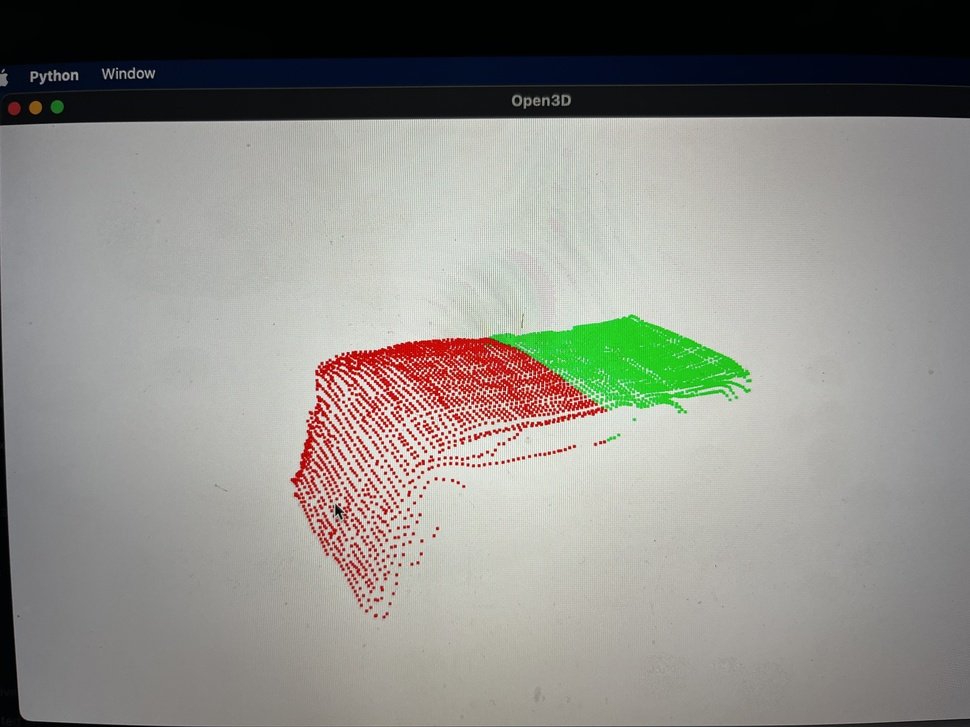
//> input picture images/KN1.JPG, 970 x 727 px, shrunk from 4032 x 3024 before the run
$ ./orb_cv ../../images/KN1.JPG ../../images/KN2.JPG   (built with g++ and OpenCV 4)
//> lines starting //> are read from the running program, lines starting //| are printed output that depends on the picture
#include <iostream>
#include <opencv2/core/core.hpp>
#include <opencv2/features2d/features2d.hpp>
#include <opencv2/highgui/highgui.hpp>
#include <chrono>

using namespace std;
using namespace cv;

int main(int argc, char **argv) {
  if (argc != 3) {
    cout << "usage: feature_extraction img1 img2" << endl;
    return 1;
  }
  //-- read images
  Mat img_1 = imread(argv[1], CV_LOAD_IMAGE_COLOR);
//> img_1 is the input picture: 727 rows x 970 cols, CV_8UC3; mean B, G, R 135.4, 141, 141.7
  Mat img_2 = imread(argv[2], CV_LOAD_IMAGE_COLOR);
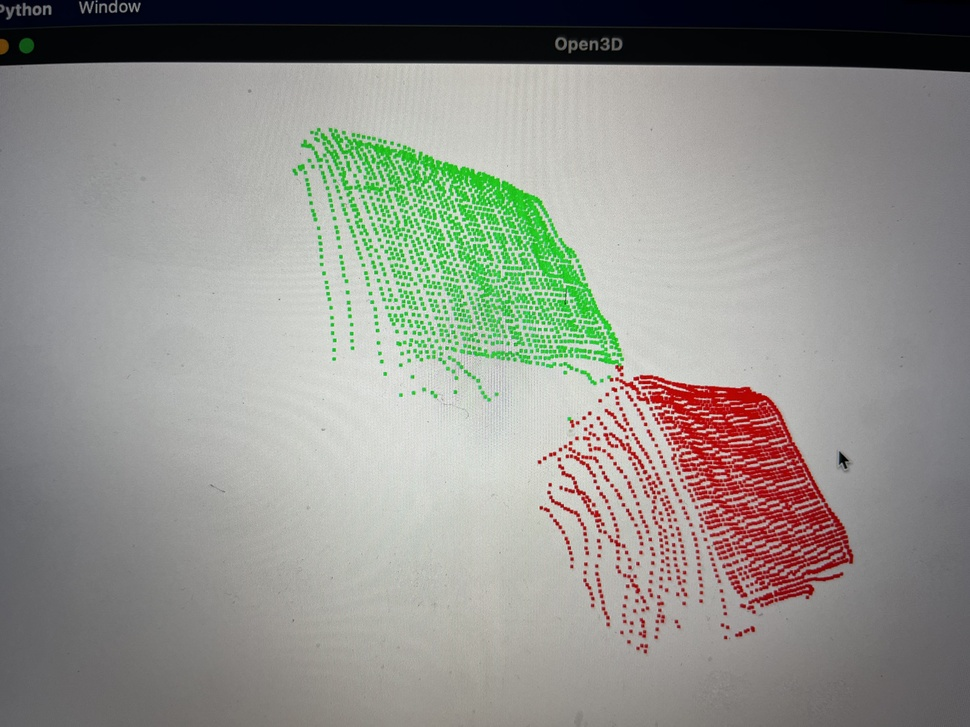
//> input picture images/KN2.JPG, 970 x 727 px, shrunk from 4032 x 3024 before the run
//> img_2 is the input picture: 727 rows x 970 cols, CV_8UC3; mean B, G, R 140.2, 146.3, 146
  assert(img_1.data != nullptr && img_2.data != nullptr);

  //-- initialization
  std::vector<KeyPoint> keypoints_1, keypoints_2;
  Mat descriptors_1, descriptors_2;
  Ptr<FeatureDetector> detector = ORB::create();
  Ptr<DescriptorExtractor> descriptor = ORB::create();
  Ptr<DescriptorMatcher> matcher = DescriptorMatcher::create("BruteForce-Hamming");

  //-- Step 1:find the location of Oriented FAST corners
  chrono::steady_clock::time_point t1 = chrono::steady_clock::now();
  detector->detect(img_1, keypoints_1);
//> keypoints_1 = 500 keypoints; strongest (x, y, size): (376, 413, 31), (404, 405, 31), (421, 396, 31), (408, 385, 31)
  detector->detect(img_2, keypoints_2);
//> keypoints_2 = 500 keypoints; strongest (x, y, size): (668, 439, 31), (639, 383, 31), (615, 390, 31), (649, 393, 31)

  //-- Step 2:we calculate the BRIEF descriptor based Oriented FAST
  descriptor->compute(img_1, keypoints_1, descriptors_1);
  descriptor->compute(img_2, keypoints_2, descriptors_2);
  chrono::steady_clock::time_point t2 = chrono::steady_clock::now();
  chrono::duration<double> time_used = chrono::duration_cast<chrono::duration<double>>(t2 - t1);
  cout << "extract ORB cost = " << time_used.count() << " seconds. " << endl;

  Mat outimg1;
  drawKeypoints(img_1, keypoints_1, outimg1, Scalar::all(-1), DrawMatchesFlags::DEFAULT);
  imshow("ORB features", outimg1);

  //-- Step 3:match the BRIEF descriptor of 2 images，we use Hamming distance
  vector<DMatch> matches;
  t1 = chrono::steady_clock::now();
  matcher->match(descriptors_1, descriptors_2, matches);
//> matches = 500 matches
  t2 = chrono::steady_clock::now();
  time_used = chrono::duration_cast<chrono::duration<double>>(t2 - t1);
  cout << "match ORB cost = " << time_used.count() << " seconds. " << endl;

  //-- Step 4:we filter the matching points
  // calculate the min distance and max distance
  auto min_max = minmax_element(matches.begin(), matches.end(),
                                [](const DMatch &m1, const DMatch &m2) { return m1.distance < m2.distance; });
  double min_dist = min_max.first->distance;
//> min_dist = 25
  double max_dist = min_max.second->distance;
//> max_dist = 102

  printf("-- Max dist : %f \n", max_dist);
//| -- Max dist : 102.000000
  printf("-- Min dist : %f \n", min_dist);
//| -- Min dist : 25.000000

  //When the distance between descriptors is greater than twice the minimum distance,
  //the match is considered wrong. However, sometimes the minimum distance can be very small,
  //so we set an empirical value of 30 as a lower limit.
  std::vector<DMatch> good_matches;
  for (int i = 0; i < descriptors_1.rows; i++) {
    if (matches[i].distance <= max(2 * min_dist, 30.0)) {
      good_matches.push_back(matches[i]);
    }
  }

  //-- Step 5: Plot the matches
  Mat img_match;
  Mat img_goodmatch;
  drawMatches(img_1, keypoints_1, img_2, keypoints_2, matches, img_match);
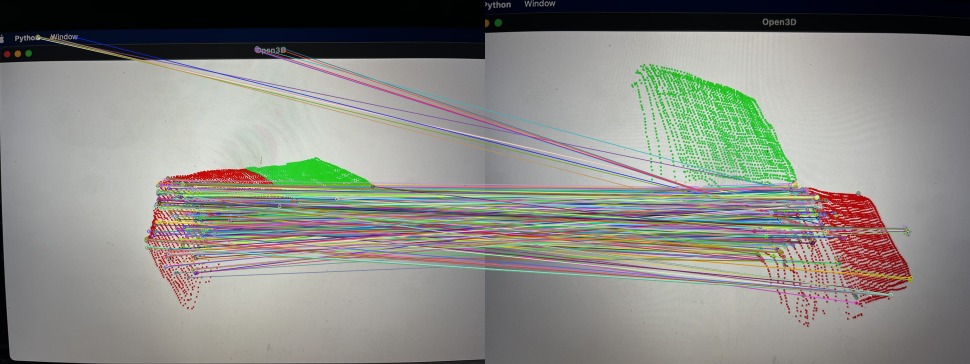
//> img_match: 727 rows x 1940 cols, CV_8UC3 (shown at 1/2 size); mean B, G, R 132.1, 137.9, 137.4
  drawMatches(img_1, keypoints_1, img_2, keypoints_2, good_matches, img_goodmatch);
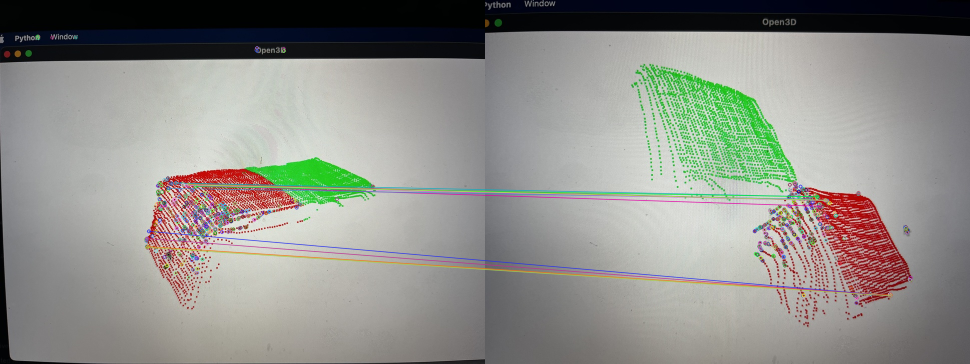
//> img_goodmatch: 727 rows x 1940 cols, CV_8UC3 (shown at 1/2 size); mean B, G, R 137.3, 142.9, 142.7
  imshow("all matches", img_match);
  imshow("good matches", img_goodmatch);
  waitKey(0);

  return 0;
}
